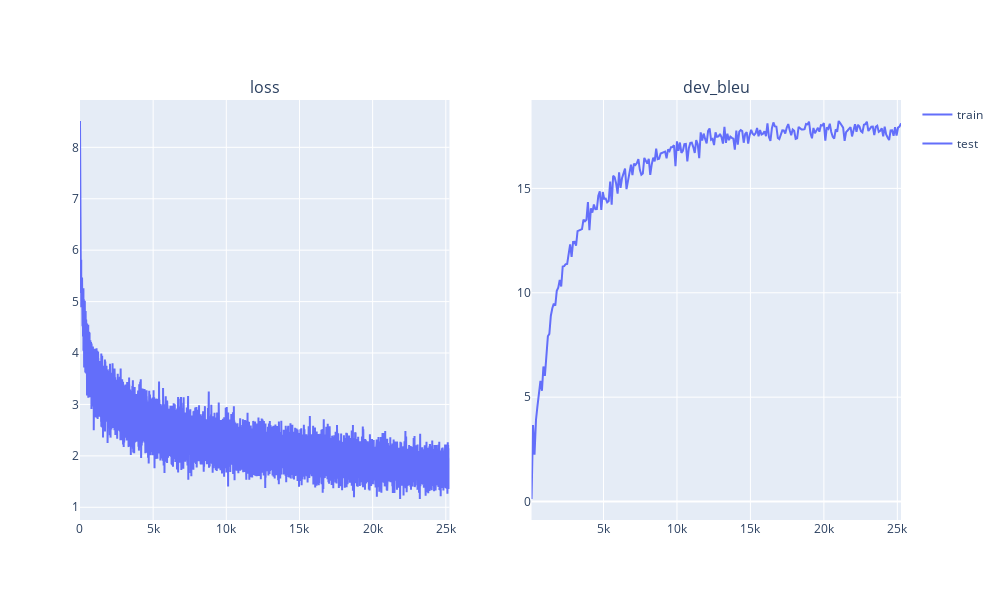

The notebook cell saved with this chart:
### Code cell
display_no_widgets(plotter)

### Figure 1 — Plotly figure (JSON) as saved in the notebook; plotly's stock layout.template omitted (floating-point values rounded to 4 significant figures; data arrays with more than 128 entries replaced by an {"elided": "..."} marker saying what was removed)
{"data": [{"hovertemplate": "phase=train<br>epoch=%{x}<br>loss=%{y}<extra></extra>", "legendgroup": "train", "marker": {"color": "#636efa", "symbol": "circle"}, "mode": "lines", "name": "train", "orientation": "v", "showlegend": true, "type": "scatter", "x": {"elided": "25000 int values"}, "xaxis": "x", "y": {"elided": "25000 float values"}, "yaxis": "y"}, {"hovertemplate": "phase=test<br>epoch=%{x}<br>dev_bleu=%{y}<extra></extra>", "legendgroup": "test", "marker": {"color": "#636efa", "symbol": "circle"}, "mode": "lines", "name": "test", "orientation": "v", "showlegend": true, "type": "scatter", "x": {"elided": "250 int values"}, "xaxis": "x2", "y": {"elided": "250 float values"}, "yaxis": "y2"}], "layout": {"annotations": [{"font": {"size": 16}, "showarrow": false, "text": "loss", "x": 0.225, "xanchor": "center", "xref": "paper", "y": 1, "yanchor": "bottom", "yref": "paper"}, {"font": {"size": 16}, "showarrow": false, "text": "dev_bleu", "x": 0.775, "xanchor": "center", "xref": "paper", "y": 1, "yanchor": "bottom", "yref": "paper"}], "height": 600, "showlegend": true, "width": 1000, "xaxis": {"anchor": "y", "domain": [0, 0.45]}, "xaxis2": {"anchor": "y2", "domain": [0.55, 1]}, "yaxis": {"anchor": "x", "domain": [0, 1]}, "yaxis2": {"anchor": "x2", "domain": [0, 1]}}}
